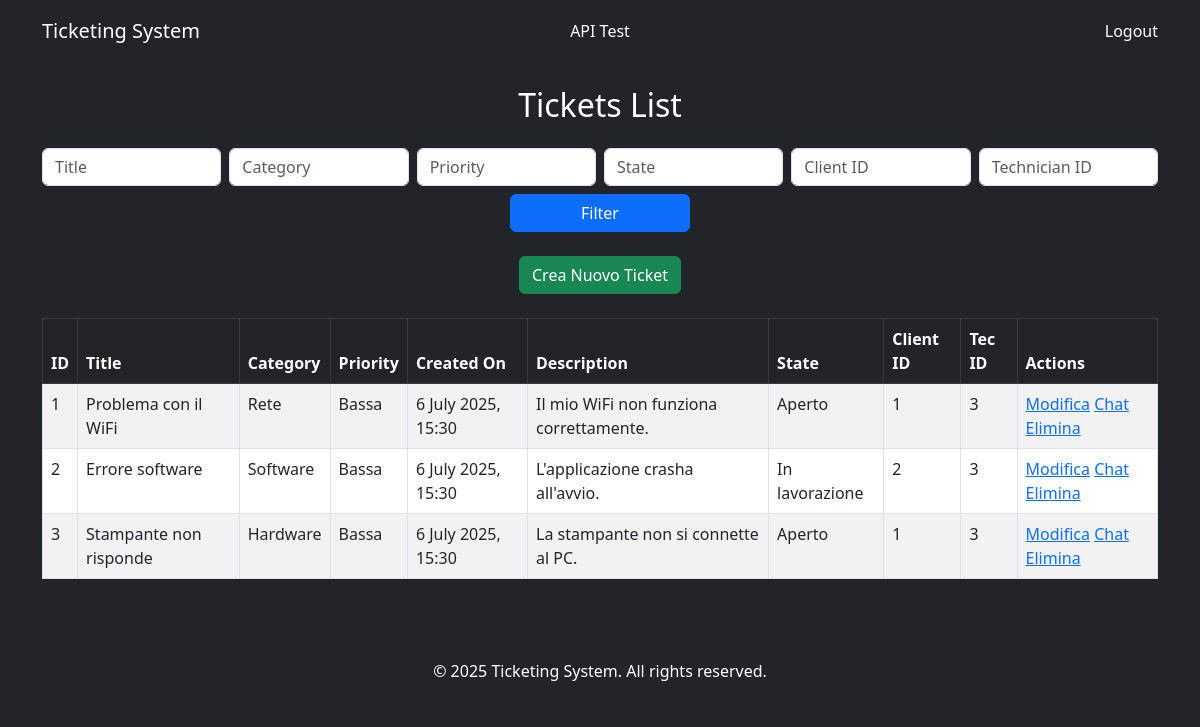
The app's page /list.php?msg= (signed in) with its own data.
### tables this page shows
CREATE TABLE ticket (
    tic_id INT AUTO_INCREMENT PRIMARY KEY,
    tic_title VARCHAR(255) NOT NULL,
    tic_category TEXT NOT NULL,
    tic_priority ENUM('Bassa', 'Media', 'Alta') DEFAULT 'Bassa', 
    tic_creation_date TIMESTAMP DEFAULT CURRENT_TIMESTAMP,
    tic_description TEXT NOT NULL,
    tic_state ENUM('Aperto', 'In lavorazione', 'Chiuso') DEFAULT 'Aperto',
    tic_user_id INT NOT NULL,
    tic_tec_id INT DEFAULT NULL,
    CONSTRAINT fk_ticket_client 
    	FOREIGN KEY (tic_user_id) REFERENCES users(user_id) ON DELETE CASCADE,
    CONSTRAINT fk_ticket_technician
    	FOREIGN KEY (tic_tec_id) REFERENCES users(user_id) ON DELETE SET NULL
);

### inc/Database.php (called while the page is built, shortened)
<?php
class Database
{
    private $host = DB_HOST;
    private $user = DB_USER;
    private $pass = DB_PASS;
    private $dbname = DB_NAME;
    private $dbh;
    private $stmt;
    public function __construct(
        $host = null,
        $user = null,
        $pass = null,
        $dbname = null
    ) {
        $dsn =
            'mysql:host=' .
            $this->host .
            ';' .
            'dbname=' .
            $this->dbname;
        $options = [
            PDO::ATTR_PERSISTENT => false,
            PDO::ATTR_ERRMODE => PDO::ERRMODE_EXCEPTION,
        ];
        $this->dbh = new PDO($dsn, $this->user, $this->pass, $options);
        $this->dbh->exec("SET NAMES 'utf8'");
    }
    public function bind($param, $value, $type = null)
    {
        if (is_null($type)) {
            switch (true) {
                case is_int($value):
                    $type = PDO::PARAM_INT;
                    break;
            }
        }
        $this->stmt->bindValue($param, $value, $type);
    }
    public function execute($nameValuePairArray = null)
    {
        $ret = false;
        try {
            if (
                is_array($nameValuePairArray) &&
                !empty($nameValuePairArray)
            ) {
                $ret = $this->stmt->execute($nameValuePairArray);
            } else {
                $ret = $this->stmt->execute();
            }
        } catch (PDOException $e) {
            $this->error = $e->getMessage();
        }
        return $ret;
    }
    public function fetchAll($FETCH_ASSOC = PDO::FETCH_ASSOC)
    {
        if (isset($FETCH_ASSOC) && $FETCH_ASSOC == PDO::FETCH_ASSOC) {
            $rows = $this->stmt->fetchAll(PDO::FETCH_ASSOC);
            return $rows;
        } else {
            $rows = $this->stmt->fetchAll();
            $this->stmt->closeCursor();
            return $rows;
        }
    }
    public function single(
        $nameValuePairArray = null,
        $FETCH_ASSOC = PDO::FETCH_ASSOC
    ) {
        $this->execute($nameValuePairArray);
        if (isset($FETCH_ASSOC) && $FETCH_ASSOC == PDO::FETCH_ASSOC) {
            $row = $this->stmt->fetch(PDO::FETCH_ASSOC);
            return $row;
        } else {
            $row = $this->stmt->fetch();
            $this->stmt->closeCursor();
            return $row;
        }
    }
    function find($table, $field, $value, $orderByClause = '')
    {
        $query =
            "SELECT * FROM $table WHERE $field = :value" .
            (!empty($orderByClause) ? " ORDER BY $orderByClause" : '');
        $this->query($query);
        $this->bind(':value', $value);
        $row = $this->single();
        return $row;
    }
    public function query($query)
    {
        $this->stmt = $this->dbh->prepare($query);
    }
}

### inc/require.php (called while the page is built, shortened)
<?php
require_once __DIR__ . '/Database.php';
require_once (PROJECT_ROOT. '/classi/Utils.php');
require_once (PROJECT_ROOT. '/classi/User.php');
require_once (PROJECT_ROOT. '/classi/Ticket.php');
$dbo = new Database();

### classi/Ticket.php (called while the page is built, shortened)
<?php
require_once (PROJECT_ROOT . '/inc/require.php');
class Ticket
{
    protected $tic_id;
    static protected $table = 'ticket';
    public $record;
    function __construct($id)
    {
        $this->tic_id = $id;
        $this->setRecord();
        $this->setData();
    }
    private function setRecord()
    {
        global $dbo;
        $this->record = $dbo->find(self::$table, 'tic_id', $this->tic_id);
    }
    private function setData()
    {
        $this->data = $this->record;
        $this->data['tic_creation_date'] = Utils::formatDateTime($this->record['tic_creation_date']);
        $user = new User($this->record['tic_user_id']);
        $this->data = array_merge($this->data, $user->data);
    }
    static function getTicketsByUsers($where = "", $bind = [])
    {
        global $dbo;
        $query = "SELECT * FROM " . self::$table .
            " JOIN users ON tic_user_id = user_id " .
            " WHERE 1 $where ";
        $dbo->query($query);
        $dbo->execute($bind);
        $rows = $dbo->fetchAll();
        return $rows;
    }
}

### classi/Utils.php (called while the page is built, shortened)
<?php
require_once (PROJECT_ROOT . '/inc/require.php');
class Utils
{
    public static function formatDateTime($datetimeStr)
    {
        $date = new DateTime($datetimeStr);
        return strftime('%e %B %Y, %H:%M', $date->getTimestamp());
    }
}
?>

### classi/User.php (called while the page is built, shortened)
<?php
require_once (PROJECT_ROOT . '/inc/require.php');
class User
{
    protected $user_id;
    static protected $table = 'users';
    function __construct($id)
    {
        $this->user_id = $id;
        $this->setRecord();
    }
    private function setRecord()
    {
        global $dbo;
        $this->record = $dbo->find(self::$table, 'user_id', $this->user_id);
    }
}

### list.php (the view, shortened to what this page needs)
<?php
    require_once "inc/require.php";
    $adminRole = false;
    switch ($_SESSION['user_role']) {
        case 'tecnico':
            $adminRole = true;
            break;
    }
?>
<!DOCTYPE html>
<html lang="en">
<head>
    <link href="https://cdn.jsdelivr.net/npm/bootstrap@5.3.0/dist/css/bootstrap.min.css" rel="stylesheet">
    <link href="scss/custom.css" rel="stylesheet">
</head>
<body class="bg-dark">
    <nav class="navbar navbar-expand-lg navbar-dark bg-dark">
        <div class="container">
            <div>
                <a class="navbar-brand" href="#">Ticketing System</a>
            </div>
            <div id="navbarNav">
                <a class="nav-link" href="client">API Test</a>
            </div>
            <div id="navbarNav">
                <a class="nav-link" href="opCRUD.php?operation=logout">Logout</a>
            </div>
        </div>
    </nav>
    <div class="container mt-4">
        <h2 class="mb-4 text-center text-white">Tickets List</h2>
        <form method="GET" class="mb-4 text-white">
            <div class="row g-2 justify-content-center">
                <div class="col-md-2">
                    <input type="text" name="title" class="form-control" placeholder="Title" value="<?= $_GET['title'] ?? '' ?>">
                </div>
                <div class="col-md-2">
                    <input type="text" name="category" class="form-control" placeholder="Category" value="<?= $_GET['category'] ?? '' ?>">
                </div>
                <div class="col-md-2">
                    <input type="text" name="priority" class="form-control" placeholder="Priority" value="<?= $_GET['priority'] ?? '' ?>">
                </div>
                <div class="col-md-2">
                    <input type="text" name="state" class="form-control" placeholder="State" value="<?= $_GET['state'] ?? '' ?>">
                </div>
                <?php if ($adminRole): ?>
                    <div class="col-md-2">
                        <input type="text" name="user_id" class="form-control" placeholder="Client ID" value="<?= $_GET['user_id'] ?? '' ?>">
                    </div>
                    <div class="col-md-2">
                        <input type="text" name="tec_id" class="form-control" placeholder="Technician ID" value="<?= $_GET['tec_id'] ?? '' ?>">
                    </div>
                <?php endif; ?>
                <div class="col-md-2 mx-auto">
                    <button type="submit" class="btn btn-primary w-100">Filter</button>
                </div>
            </div>
        </form>
        <div class="row my-4 justify-content-center">
        <div class="col-auto">
            <a href="createTicket.php">
            <button class="btn btn-success">Crea Nuovo Ticket</button>
            </a>
        </div>
        </div>
        <div class="table-responsive">
            <table class="table table-striped table-bordered">
                <thead class="table-dark">
                    <tr>
                        <th>ID</th>
                        <th>Title</th>
                        <th>Category</th>
                        <th>Priority</th>
                        <th>Created On</th>
                        <th>Description</th>
                        <th>State</th>
                        <?php
                            if($adminRole){
                                echo "<th>Client ID</th>";
                                echo "<th>Tec ID</th>";
                            }
                        ?>
                        <th>Actions</th>
                    </tr>
                </thead>
                <tbody>
                    <?php
                        $where = "1=1";
                        $params = [];
                        $tickets = Ticket::getTicketsByUsers("AND $where", $params);
                        foreach ($tickets as $ticket) {
                            $o = new Ticket($ticket['tic_id']);
                            echo "<tr>";
                            echo "<td>" . $o->data['tic_id'] . "</td>";
                            echo "<td>" . $o->data['tic_title'] . "</td>";
                            echo "<td>" . $o->data['tic_category'] . "</td>";
                            echo "<td>" . $o->data['tic_priority'] . "</td>";
                            echo "<td>" . $o->data['tic_creation_date'] . "</td>";
                            echo "<td>" . $o->data['tic_description'] . "</td>";
                            echo "<td>" . $o->data['tic_state'] . "</td>";
                            if($adminRole){
                                echo "<td>" . $o->data['tic_user_id'] . "</td>";
                                echo "<td>" . $o->data['tic_tec_id'] . "</td>";
                            }
                                echo "<td>";
                            ?>
                            <a href="modifyTicket.php?tic_id=<?php echo $ticket['tic_id'];?>" title="Modifica">Modifica</a>
                            <a href="ticketChat.php?tic_id=<?php echo $ticket['tic_id'];?>" title="Modifica">Chat</a>
                            <?php if($adminRole): ?>
                                <a href="deleteTicket.php?tic_id=<?php echo $ticket['tic_id'];?>" title="Elimina">Elimina</a>
                            <?php endif; ?>
                            <?php
                                echo "</td>";
                                echo "</tr>";
                        }
                        ?>
                </tbody>
            </table>
        </div>
    </div>
    <footer class="bg-dark text-white text-center py-3 mt-5">
        <p class="mb-0">&copy; 2025 Ticketing System. All rights reserved.</p>
    </footer>
</body>
</html>

### scss/custom.css (style rules this page uses)
body .navbar { padding: 1rem; }
body .navbar .container { display: flex; align-items: center; }
body .navbar .container > div { flex: 1; }
body .navbar .container > div a { color: #fff !important; }
body .navbar .container > div:first-child { text-align: left; }
body .navbar .container > div:nth-child(2) { text-align: center; }
body .navbar .container > div:last-child { text-align: right; }

### records on screen
ticket: tic_id "1", tic_title "Problema con il WiFi", tic_category "Rete", tic_priority "Bassa", data "6 July 2025, 15:30", tic_description "Il mio WiFi non funziona correttamente.", tic_state "Aperto", tic_user "1", tic_tec "3"
ticket: tic_id "2", tic_title "Errore software", tic_category "Software", tic_priority "Bassa", data "6 July 2025, 15:30", tic_description "L'applicazione crasha all'avvio.", tic_state "In lavorazione", tic_user "2", tic_tec "3"
ticket: tic_id "3", tic_title "Stampante non risponde", tic_category "Hardware", tic_priority "Bassa", data "6 July 2025, 15:30", tic_description "La stampante non si connette al PC.", tic_state "Aperto", tic_user "1", tic_tec "3"
